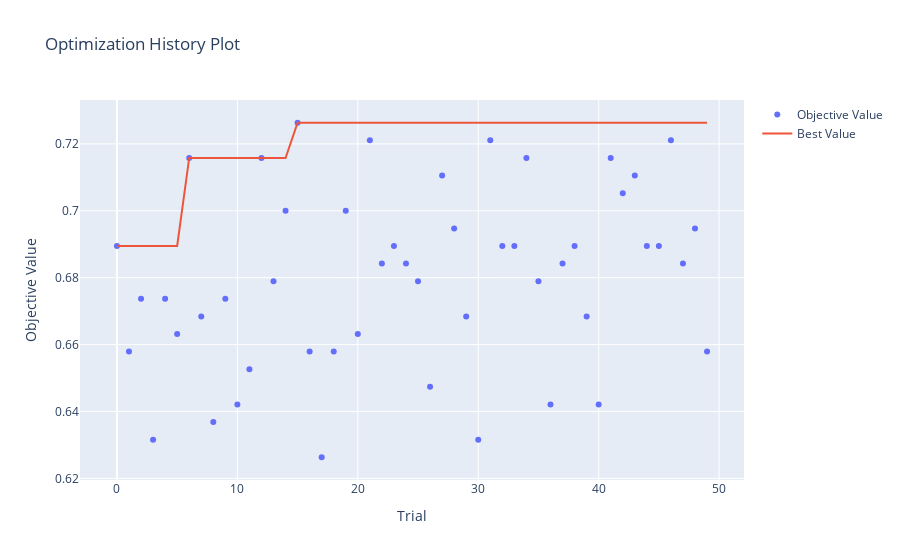

The notebook cell this image was saved under:
### Code cell
optuna.visualization.plot_optimization_history(study_cat)

### Figure 1 — Plotly figure (JSON) as saved in the notebook; plotly's stock layout.template omitted (floating-point values rounded to 4 significant figures)
{"data": [{"mode": "markers", "name": "Objective Value", "type": "scatter", "x": [0, 1, 2, 3, 4, 5, 6, 7, 8, 9, 10, 11, 12, 13, 14, 15, 16, 17, 18, 19, 20, 21, 22, 23, 24, 25, 26, 27, 28, 29, 30, 31, 32, 33, 34, 35, 36, 37, 38, 39, 40, 41, 42, 43, 44, 45, 46, 47, 48, 49], "y": [0.6895, 0.6579, 0.6737, 0.6316, 0.6737, 0.6632, 0.7158, 0.6684, 0.6368, 0.6737, 0.6421, 0.6526, 0.7158, 0.6789, 0.7, 0.7263, 0.6579, 0.6263, 0.6579, 0.7, 0.6632, 0.7211, 0.6842, 0.6895, 0.6842, 0.6789, 0.6474, 0.7105, 0.6947, 0.6684, 0.6316, 0.7211, 0.6895, 0.6895, 0.7158, 0.6789, 0.6421, 0.6842, 0.6895, 0.6684, 0.6421, 0.7158, 0.7053, 0.7105, 0.6895, 0.6895, 0.7211, 0.6842, 0.6947, 0.6579]}, {"mode": "lines", "name": "Best Value", "type": "scatter", "x": [0, 1, 2, 3, 4, 5, 6, 7, 8, 9, 10, 11, 12, 13, 14, 15, 16, 17, 18, 19, 20, 21, 22, 23, 24, 25, 26, 27, 28, 29, 30, 31, 32, 33, 34, 35, 36, 37, 38, 39, 40, 41, 42, 43, 44, 45, 46, 47, 48, 49], "y": [0.6895, 0.6895, 0.6895, 0.6895, 0.6895, 0.6895, 0.7158, 0.7158, 0.7158, 0.7158, 0.7158, 0.7158, 0.7158, 0.7158, 0.7158, 0.7263, 0.7263, 0.7263, 0.7263, 0.7263, 0.7263, 0.7263, 0.7263, 0.7263, 0.7263, 0.7263, 0.7263, 0.7263, 0.7263, 0.7263, 0.7263, 0.7263, 0.7263, 0.7263, 0.7263, 0.7263, 0.7263, 0.7263, 0.7263, 0.7263, 0.7263, 0.7263, 0.7263, 0.7263, 0.7263, 0.7263, 0.7263, 0.7263, 0.7263, 0.7263]}, {"marker": {"color": "#cccccc"}, "mode": "markers", "name": "Infeasible Trial", "showlegend": false, "type": "scatter", "x": [], "y": []}], "layout": {"autosize": true, "title": {"text": "Optimization History Plot"}, "xaxis": {"autorange": true, "range": [-2.994, 51.99], "title": {"text": "Trial"}, "type": "linear"}, "yaxis": {"autorange": true, "range": [0.6181, 0.7346], "title": {"text": "Objective Value"}, "type": "linear"}}}
